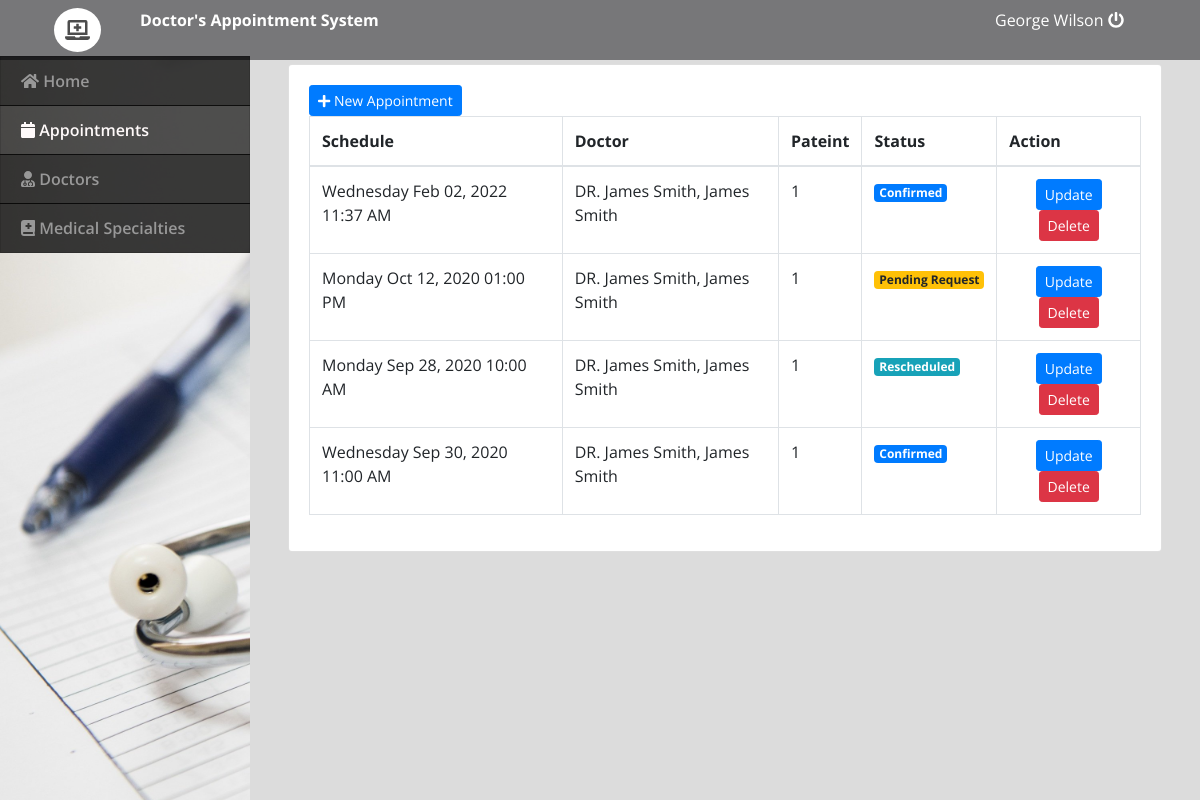
The app's page /admin/index.php?page=appointments (signed in) with its own data.
### tables this page shows
CREATE TABLE `appointment_list` (
  `id` int(30) NOT NULL,
  `doctor_id` int(30) NOT NULL,
  `patient_id` int(30) NOT NULL,
  `schedule` datetime NOT NULL,
  `status` tinyint(1) NOT NULL DEFAULT 0 COMMENT '0= for verification, 1=confirmed,2= reschedule,3=done',
  `date_created` datetime NOT NULL DEFAULT current_timestamp()
);

CREATE TABLE `doctors_list` (
  `id` int(30) NOT NULL,
  `name` text NOT NULL,
  `name_pref` varchar(100) NOT NULL,
  `clinic_address` text NOT NULL,
  `contact` text NOT NULL,
  `email` text NOT NULL,
  `specialty_ids` text NOT NULL,
  `img_path` text NOT NULL,
  `date_created` datetime NOT NULL DEFAULT current_timestamp()
);

### admin/appointments.php (the view, shortened to what this page needs)
<?php
	include 'db_connect.php';
	$doctor= $conn->query("SELECT * FROM doctors_list ");
	while($row = $doctor->fetch_assoc()){
		$doc_arr[$row['id']] = $row;
	}
	$patient= $conn->query("SELECT * FROM users where type = 3 ");
	while($row = $patient->fetch_assoc()){
		$p_arr[$row['id']] = $row;
	}
?>
<div class="container-fluid">
    <div class="col-md-12">
        <div class="card">
            <div class="card-body">
                <button class="btn-primary btn btn-sm" type="button" id="new_appointment"><i class="fa fa-plus"></i> New
                    Appointment</button>
                <br>
                <table class="table table-bordered">
                    <thead>
                        <tr>
                            <th>Schedule</th>
                            <th>Doctor</th>
                            <th>Pateint</th>
                            <th>Status</th>
                            <th>Action</th>
                        </tr>
                    </thead>
                    <?php
					$where = '';
					$qry = $conn->query("SELECT * FROM appointment_list ".$where." order by id desc ");
					while($row = $qry->fetch_assoc()):
					?>
                    <tr>
                        <td><?php echo date("l M d, Y h:i A",strtotime($row['schedule'])) ?></td>
                        <td><?php echo "DR. ".$doc_arr[$row['doctor_id']]['name'].', '.$doc_arr[$row['doctor_id']]['name'] ?>
                        </td>
                        <td><?php echo isset($p_arr[$row['patient_id']]['name']) ?></td>
                        <td>
                            <?php if($row['status'] == 0): ?>
                            <span class="badge badge-warning">Pending Request</span>
                            <?php endif ?>
                            <?php if($row['status'] == 1): ?>
                            <span class="badge badge-primary">Confirmed</span>
                            <?php endif ?>
                            <?php if($row['status'] == 2): ?>
                            <span class="badge badge-info">Rescheduled</span>
                            <?php endif ?>
                        </td>
                        <td class="text-center">
                            <button class="btn btn-primary btn-sm update_app" type="button"
                                data-id="<?php echo $row['id'] ?>">Update</button>
                            <button class="btn btn-danger btn-sm delete_app" type="button"
                                data-id="<?php echo $row['id'] ?>">Delete</button>
                        </td>
                    </tr>
                    <?php endwhile; ?>
                </table>
            </div>
        </div>
    </div>
</div>

### admin/assets/css/style.css (style rules this page uses)
body { font-family: "Open Sans", sans-serif; color: #444444; width: 100%; height: calc(100%); }

### admin/index.php (style rules this page uses)
body { background: #80808045; }

### records on screen
appointment_list: schedule "Wednesday Feb 02, 2022 11:37 AM", doctor.name "James Smith", patient "1", status "Confirmed"
appointment_list: schedule "Monday Oct 12, 2020 01:00 PM", doctor.name "James Smith", patient "1", status "Pending Request"
appointment_list: schedule "Monday Sep 28, 2020 10:00 AM", doctor.name "James Smith", patient "1", status "Rescheduled"
appointment_list: schedule "Wednesday Sep 30, 2020 11:00 AM", doctor.name "James Smith", patient "1", status "Confirmed"

### other values on screen
$_SESSION['login_name'] "George Wilson"
